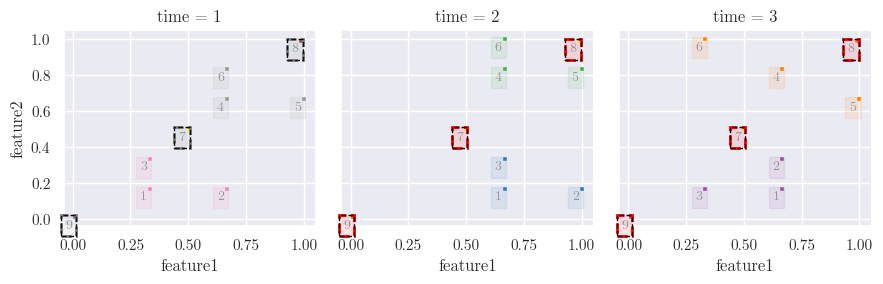

Here is the Python script that generated this plot:



from visualizations.seaborn import Plotter
import pandas as pd
from outlier_detection.outlier_detector import OutlierDetector
from definitions import ROOT_DIR



def get_data():
    test_data = [
        [1, 1, 1, 1 / 3, 1 / 6],
        [2, 1, 1, 2 / 3, 1 / 6],
        [3, 1, 1, 1 / 3, 2 / 6],
        [4, 1, 2, 2 / 3, 4 / 6],
        [5, 1, 2, 3 / 3, 4 / 6],
        [6, 1, 2, 2 / 3, 5 / 6],
        [7, 1, 7, 0.5, 0.5],
        [1, 2, 3, 2 / 3, 1 / 6],
        [2, 2, 3, 3 / 3, 1 / 6],
        [3, 2, 3, 2 / 3, 2 / 6],
        [4, 2, 4, 2 / 3, 5 / 6],
        [5, 2, 4, 3 / 3, 5 / 6],
        [6, 2, 4, 2 / 3, 6 / 6],
        [7, 2, 7, 0.5, 0.5],
        [1, 3, 5, 2 / 3, 1 / 6],
        [2, 3, 5, 2 / 3, 2 / 6],
        [3, 3, 5, 1 / 3, 1 / 6],
        [4, 3, 6, 2 / 3, 5 / 6],
        [5, 3, 6, 3 / 3, 4 / 6],
        [6, 3, 6, 1 / 3, 6 / 6],
        [7, 3, 7, 0.5, 0.5],
        [8, 1, -1, 0.99, 0.99],
        [8,2,-1,0.99,0.99],
        [8,3,-1,0.99,0.99],
        [9,1,-1,0.01,0.01],
        [9,2,-1,0.01,0.01],
        [9,3,-1,0.01,0.01],
    ]

    data = pd.DataFrame(
        test_data, columns=["object_id", "time", "cluster_id", "feature1", "feature2"]
    )
    return data




if __name__ == "__main__":
    clustering = get_data()   
    outlier_detector = OutlierDetector()
    outlier_df = outlier_detector.detect_outliers(clustering,sigma=1)
    outlier_df['outlier'] = outlier_df['outlier'].apply(lambda x: 1 if x is True  else 0)
    outlier_df['preoutlier']= outlier_df['preoutlier'].apply(lambda x: 1 if x is True  else 0)
  
  
    plotter=Plotter(df=outlier_df)
    fig=plotter.generate_fig()
    fig.savefig('example1.png')
  